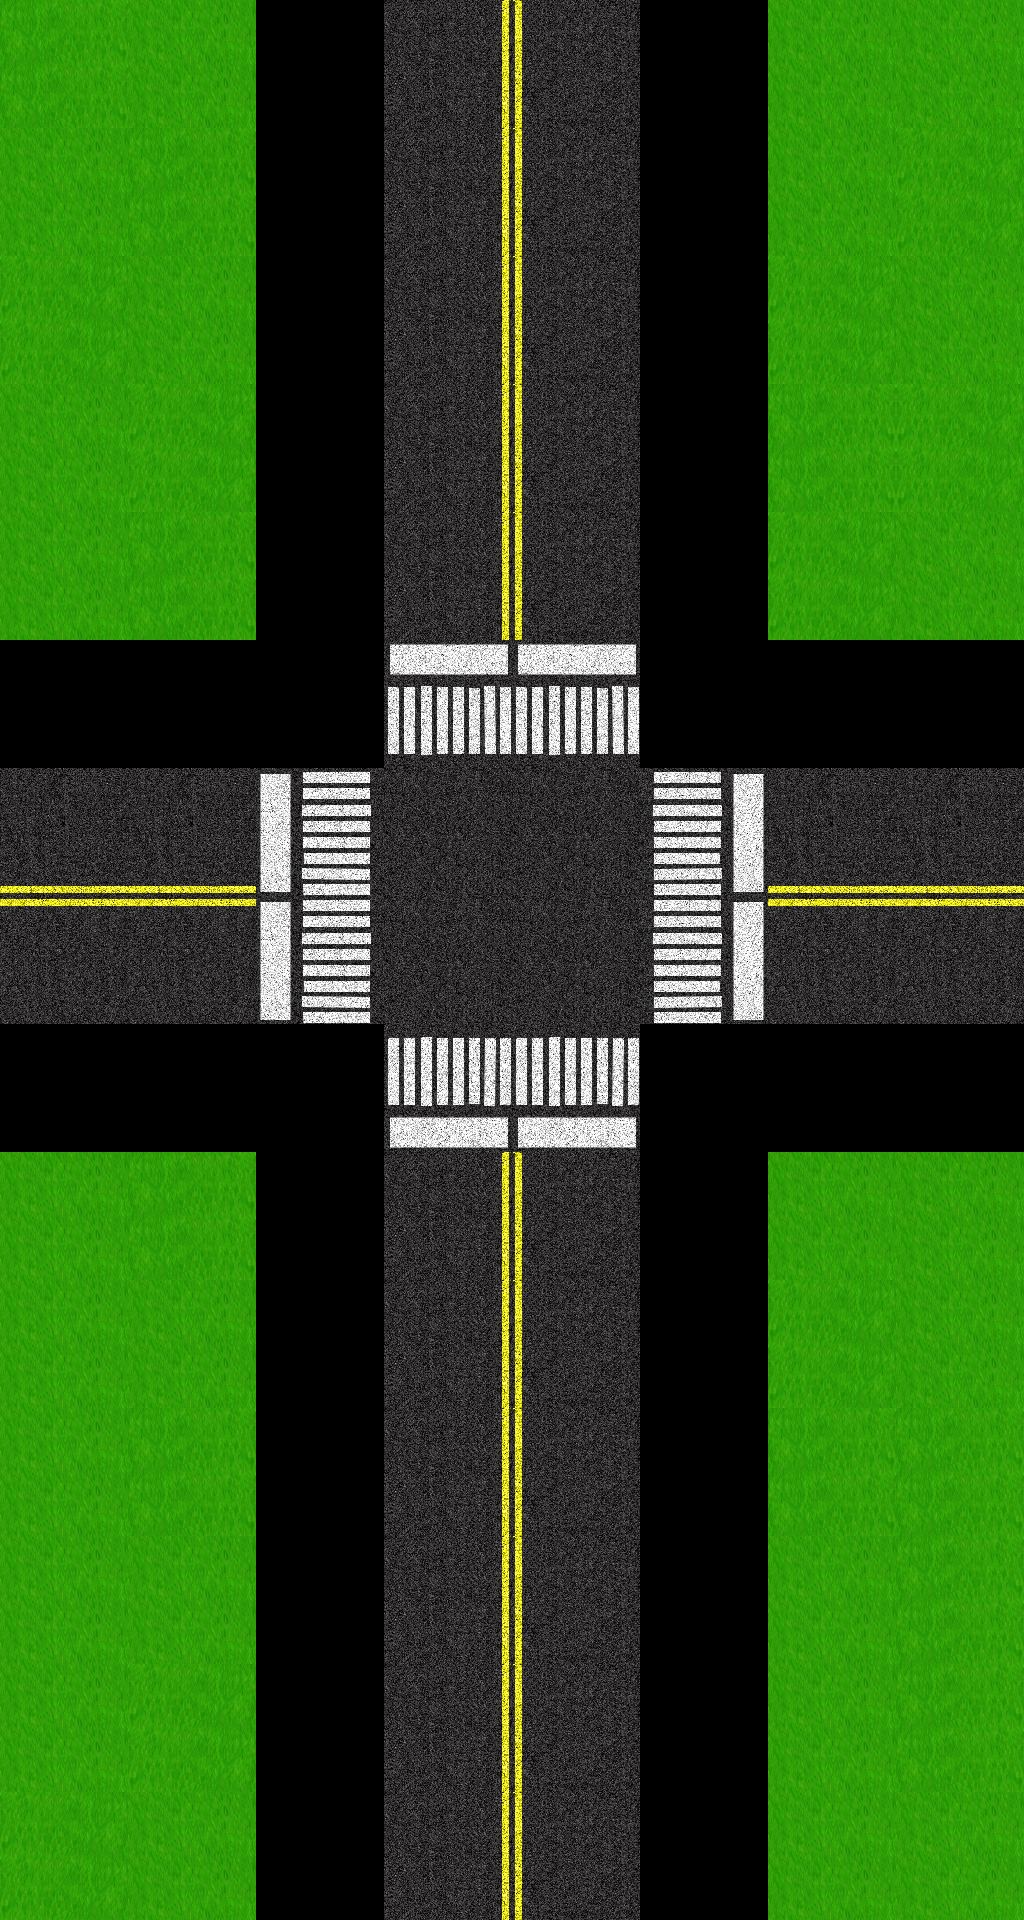

Tiled map render using the project's own tile images. Description and the whole map definition, tile-layer contents included, below:
An orthogonal 8x15 tile map with 128x128 px tiles, 2 tile layers (Background, Roads).

<map version="1.0" orientation="orthogonal" width="8" height="15" tilewidth="128" tileheight="128">
 <tileset firstgid="1" name="Roads" tilewidth="128" tileheight="128">
  <image source="RoadTilesV2.png" width="1024" height="1024" />
 </tileset>
 <layer name="Background" width="8" height="15">
  <data>
   <tile gid="25" />
   <tile gid="27" />
   <tile gid="0" />
   <tile gid="0" />
   <tile gid="0" />
   <tile gid="0" />
   <tile gid="28" />
   <tile gid="28" />
   <tile gid="27" />
   <tile gid="25" />
   <tile gid="0" />
   <tile gid="0" />
   <tile gid="0" />
   <tile gid="0" />
   <tile gid="28" />
   <tile gid="26" />
   <tile gid="26" />
   <tile gid="27" />
   <tile gid="0" />
   <tile gid="0" />
   <tile gid="0" />
   <tile gid="0" />
   <tile gid="26" />
   <tile gid="28" />
   <tile gid="28" />
   <tile gid="26" />
   <tile gid="0" />
   <tile gid="0" />
   <tile gid="0" />
   <tile gid="0" />
   <tile gid="25" />
   <tile gid="26" />
   <tile gid="27" />
   <tile gid="25" />
   <tile gid="0" />
   <tile gid="0" />
   <tile gid="0" />
   <tile gid="0" />
   <tile gid="26" />
   <tile gid="28" />
   <tile gid="0" />
   <tile gid="0" />
   <tile gid="0" />
   <tile gid="0" />
   <tile gid="0" />
   <tile gid="0" />
   <tile gid="0" />
   <tile gid="0" />
   <tile gid="0" />
   <tile gid="0" />
   <tile gid="0" />
   <tile gid="0" />
   <tile gid="0" />
   <tile gid="0" />
   <tile gid="0" />
   <tile gid="0" />
   <tile gid="0" />
   <tile gid="0" />
   <tile gid="0" />
   <tile gid="0" />
   <tile gid="0" />
   <tile gid="0" />
   <tile gid="0" />
   <tile gid="0" />
   <tile gid="0" />
   <tile gid="0" />
   <tile gid="0" />
   <tile gid="0" />
   <tile gid="0" />
   <tile gid="0" />
   <tile gid="0" />
   <tile gid="0" />
   <tile gid="28" />
   <tile gid="25" />
   <tile gid="0" />
   <tile gid="0" />
   <tile gid="0" />
   <tile gid="0" />
   <tile gid="28" />
   <tile gid="28" />
   <tile gid="28" />
   <tile gid="27" />
   <tile gid="0" />
   <tile gid="0" />
   <tile gid="0" />
   <tile gid="0" />
   <tile gid="26" />
   <tile gid="27" />
   <tile gid="28" />
   <tile gid="25" />
   <tile gid="0" />
   <tile gid="0" />
   <tile gid="0" />
   <tile gid="0" />
   <tile gid="25" />
   <tile gid="25" />
   <tile gid="28" />
   <tile gid="27" />
   <tile gid="0" />
   <tile gid="0" />
   <tile gid="0" />
   <tile gid="0" />
   <tile gid="28" />
   <tile gid="25" />
   <tile gid="27" />
   <tile gid="26" />
   <tile gid="0" />
   <tile gid="0" />
   <tile gid="0" />
   <tile gid="0" />
   <tile gid="28" />
   <tile gid="25" />
   <tile gid="26" />
   <tile gid="27" />
   <tile gid="0" />
   <tile gid="0" />
   <tile gid="0" />
   <tile gid="0" />
   <tile gid="27" />
   <tile gid="28" />
  </data>
 </layer>
 <layer name="Roads" width="8" height="15">
  <data>
   <tile gid="0" />
   <tile gid="0" />
   <tile gid="0" />
   <tile gid="4" />
   <tile gid="1" />
   <tile gid="0" />
   <tile gid="0" />
   <tile gid="0" />
   <tile gid="0" />
   <tile gid="0" />
   <tile gid="0" />
   <tile gid="4" />
   <tile gid="1" />
   <tile gid="0" />
   <tile gid="0" />
   <tile gid="0" />
   <tile gid="0" />
   <tile gid="0" />
   <tile gid="0" />
   <tile gid="4" />
   <tile gid="1" />
   <tile gid="0" />
   <tile gid="0" />
   <tile gid="0" />
   <tile gid="0" />
   <tile gid="0" />
   <tile gid="0" />
   <tile gid="4" />
   <tile gid="1" />
   <tile gid="0" />
   <tile gid="0" />
   <tile gid="0" />
   <tile gid="0" />
   <tile gid="0" />
   <tile gid="0" />
   <tile gid="4" />
   <tile gid="1" />
   <tile gid="0" />
   <tile gid="0" />
   <tile gid="0" />
   <tile gid="0" />
   <tile gid="0" />
   <tile gid="0" />
   <tile gid="10" />
   <tile gid="10" />
   <tile gid="0" />
   <tile gid="0" />
   <tile gid="0" />
   <tile gid="3" />
   <tile gid="3" />
   <tile gid="12" />
   <tile gid="18" />
   <tile gid="18" />
   <tile gid="11" />
   <tile gid="3" />
   <tile gid="3" />
   <tile gid="2" />
   <tile gid="2" />
   <tile gid="12" />
   <tile gid="18" />
   <tile gid="18" />
   <tile gid="11" />
   <tile gid="2" />
   <tile gid="2" />
   <tile gid="0" />
   <tile gid="0" />
   <tile gid="0" />
   <tile gid="9" />
   <tile gid="9" />
   <tile gid="0" />
   <tile gid="0" />
   <tile gid="0" />
   <tile gid="0" />
   <tile gid="0" />
   <tile gid="0" />
   <tile gid="4" />
   <tile gid="1" />
   <tile gid="0" />
   <tile gid="0" />
   <tile gid="0" />
   <tile gid="0" />
   <tile gid="0" />
   <tile gid="0" />
   <tile gid="4" />
   <tile gid="1" />
   <tile gid="0" />
   <tile gid="0" />
   <tile gid="0" />
   <tile gid="0" />
   <tile gid="0" />
   <tile gid="0" />
   <tile gid="4" />
   <tile gid="1" />
   <tile gid="0" />
   <tile gid="0" />
   <tile gid="0" />
   <tile gid="0" />
   <tile gid="0" />
   <tile gid="0" />
   <tile gid="4" />
   <tile gid="1" />
   <tile gid="0" />
   <tile gid="0" />
   <tile gid="0" />
   <tile gid="0" />
   <tile gid="0" />
   <tile gid="0" />
   <tile gid="4" />
   <tile gid="1" />
   <tile gid="0" />
   <tile gid="0" />
   <tile gid="0" />
   <tile gid="0" />
   <tile gid="0" />
   <tile gid="0" />
   <tile gid="4" />
   <tile gid="1" />
   <tile gid="0" />
   <tile gid="0" />
   <tile gid="0" />
  </data>
 </layer>
</map>